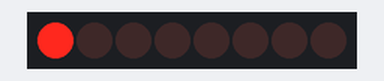
Recording of a sketch running on a simulated Arduino Uno, built with avr-gcc and run on an emulated ATmega328P. Parts: 8 shift-register outputs drawn as a row of LEDs (first output left, lit = HIGH). Wiring (inferred from the names in the program): shift register (74HC595): data pin 11; shift clock pin 12; latch pin 8. Wiring (inferred from the signals the program sends): row of LEDs: on Q0, Q1, Q2, Q3, Q4, Q5, Q6, Q7.

Above: at 0.02 s.
At 0.37 s:
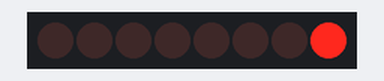
At 0.72 s:
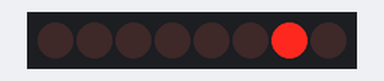
At 1.47 s:
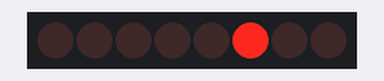
At 2.18 s:
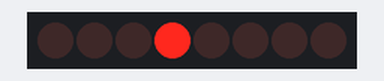
At 2.93 s:
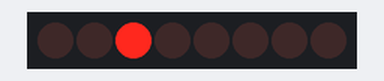
Timing chart, 0 to 3.2 s (numbered marks = the images above):
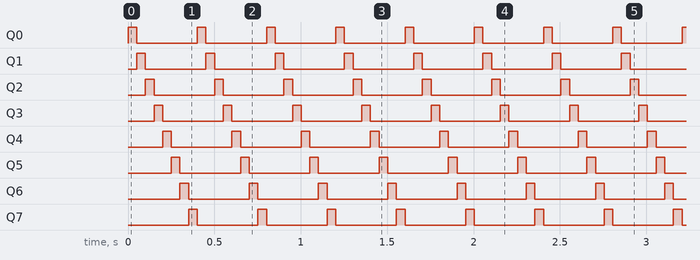

Measured:
- by itself, Q0–7: alternates HIGH for 0.05 s and LOW for 0.35 s
- by itself, everything shown: repeats every 0.40 s, in 8 steps

The sketch:

74HC595.ino
```cpp
int lPin = 8;
int cPin = 12;
int dPin = 11;
byte data = 0;

void setup() {
  pinMode(lPin, OUTPUT);
  pinMode(cPin, OUTPUT);
  pinMode(dPin, OUTPUT);
}
void loop() {
  for(int i=0; i<8; i++) {
    shiftLED(i);
    delay(50);
  }
}
void shiftLED(int p) {
  int pin;
  pin = 1<< p;
  digitalWrite(lPin, LOW);
  shiftOut(dPin, cPin, MSBFIRST, pin);
  digitalWrite(lPin, HIGH);
}
```
